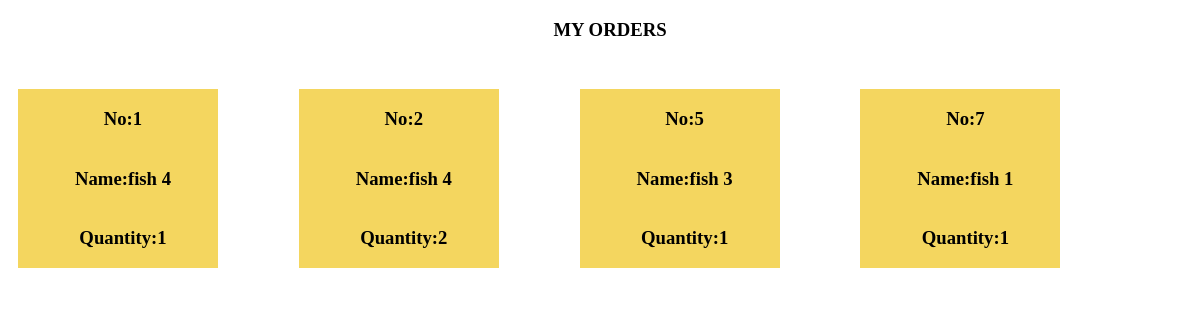
/myorder/ (signed in), run on the app's committed database.
### app1/models.py (models this page shows, shortened)
class Orders(models.Model):
    user = models.ForeignKey(User,on_delete=models.CASCADE)
    name = models.CharField(max_length=200)
    place = models.CharField(max_length=200)
    ph_number = models.IntegerField()
    qty = models.IntegerField()

### app1/views.py (the view)
# urls.py: path('myorder/',views.myorder, name = "myorder" ),
@login_required
def myorder(request):
    my_order = Orders.objects.filter(user = request.user)
    return render(request,'myorder.html',{'my_order':my_order})

### templates/myorder.html (shortened to what this page needs)
{% load static %}
<!DOCTYPE html>
<html lang="en">
<head>
    <link rel="stylesheet" href="{% static '/css/myorder.css' %}">
</head>
<body>
    <h3>MY ORDERS</h3>
    <div class="div">
       {% for o in my_order %}
       <div class="div1">
          <h3>No:{{o.id}}</h3>
          <h3>Name:{{o.name}}</h3>
          <h3>Quantity:{{o.qty}}</h3>
       </div>
       {% endfor %}
    </div>
</body>
</html>

### static/css/myorder.css (style rules this page uses)
.div { display: grid; grid-template-columns: auto auto auto auto auto; align-items: center; }
.div1 { background-color: rgb(244, 214, 95); height:auto; width:200px; display: flex; flex-direction: column; align-items: center; justify-content: center; margin:10px; margin-top: 30px; }
h3 { margin-left: 10px; width:100%; text-align:center; }

### data on the page
Orders: id "1", name "fish 4", qty "1"
Orders: id "2", name "fish 4", qty "2"
Orders: id "5", name "fish 3", qty "1"
Orders: id "7", name "fish 1", qty "1"
